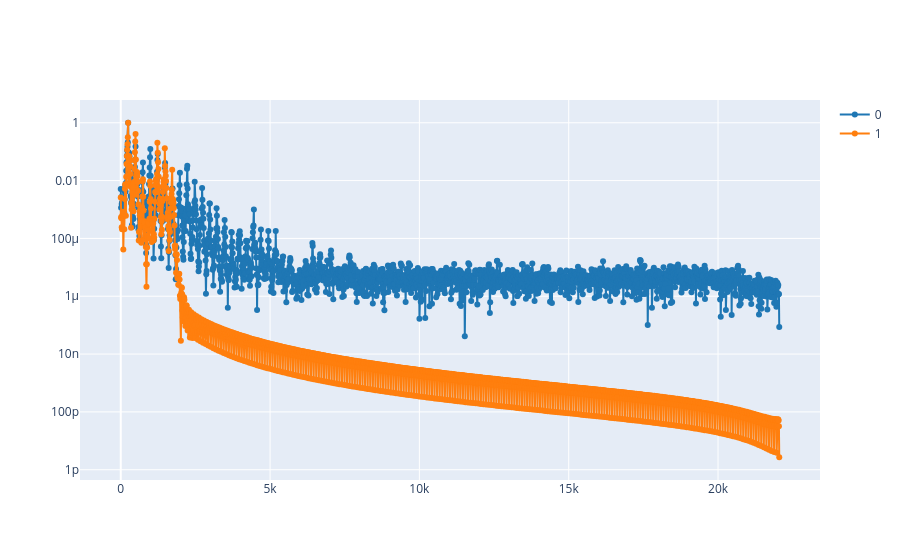

Here is the notebook cell this chart was saved with:
### Markdown cell above
2.2. Calculate the spectrogram of the synthesized signal `S_synt`; and compare the spectrums of both signals at the same time using `plot_spectrum_at(ff, tt, [S_ref, S_synt], time)`, where `S_ref`is spectrogram of the reference signal.

**Note:** use the same window length to calculate both spectrograms.

### Code cell
# Write the code here
f2, t2, S2=spectrogram(synthetic, fs, nperseg=4096)
plot_spectrum_at(f2, t2, [S, S2], 0.5)

### Figure 1 — Plotly figure (JSON) as saved in the notebook; plotly's stock layout.template omitted (floating-point values rounded to 4 significant figures; data arrays with more than 128 entries replaced by an {"elided": "..."} marker saying what was removed)
{"data": [{"line": {"color": "#1f77b4", "shape": "linear"}, "mode": "lines+markers", "name": "0", "type": "scatter", "x": {"elided": "2049 float values"}, "y": {"elided": "2049 float values"}}, {"line": {"color": "#ff7f0e", "shape": "linear"}, "mode": "lines+markers", "name": "1", "type": "scatter", "x": {"elided": "2049 float values"}, "y": {"elided": "2049 float values"}}], "layout": {"yaxis": {"type": "log"}}}
